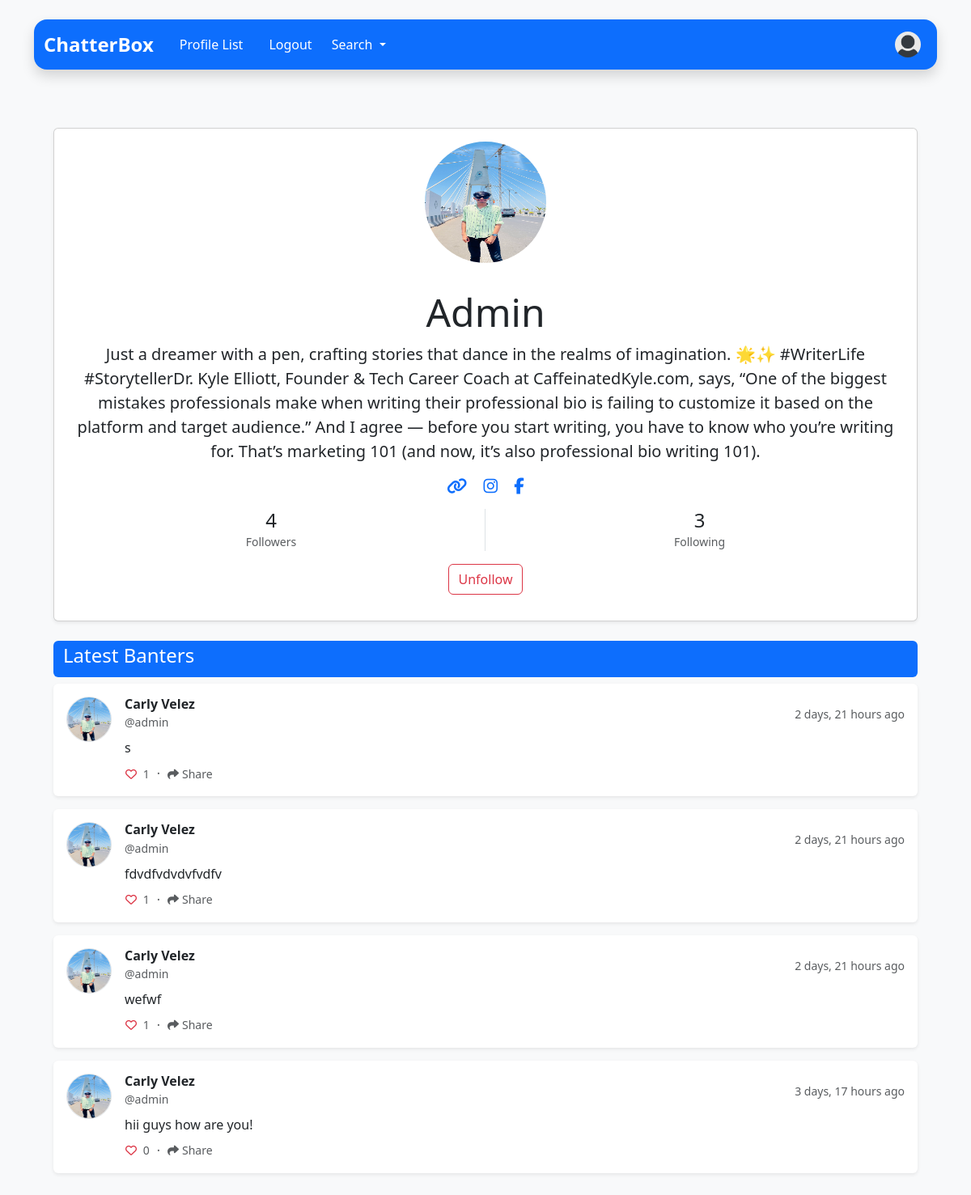
The page /profile/1/ (signed in) on the database its author committed.
### chatterbox/models.py (models this page shows, shortened)
class Profile(models.Model):
    user = models.OneToOneField(User, on_delete=models.CASCADE)
    follows = models.ManyToManyField('self', related_name='followed_by', symmetrical=False, blank=True)
    date_modified = models.DateTimeField(auto_now_add=True)
    profile_image = models.ImageField(upload_to='images/', blank=True, null=True)
    profile_bio  = models.CharField(null=True,blank=True,max_length=500)
    profile_link = models.CharField(null=True,blank=True,max_length=100)
    facebook_link = models.CharField(null=True,blank=True,max_length=100)
    instagram_link =models.CharField(null=True,blank=True,max_length=100)
    linkdlen_link = models.CharField(null=True,blank=True,max_length=100)

class Banter(models.Model):
    user = models.ForeignKey(User, related_name='banters', on_delete=models.DO_NOTHING)
    body = models.CharField(max_length=280)
    created = models.DateTimeField(auto_now_add=True)
    likes = models.ManyToManyField(User,related_name="banter_like",blank=True)
    def number_of_likes(self):
        return self.likes.count()

### chatterbox/views.py (the view, shortened to what this page needs)
# urls.py: path('profile/<int:pk>/', views.profile, name='profile'),
def profile(request,pk):
    if request.user.is_authenticated:
        profile = Profile.objects.get(user_id=pk)
        banters = Banter.objects.filter(user_id=pk).order_by("-created")
        context = {"profile":profile,
                   "banters":banters,
                   }
        return render(request,"profile.html",context)
    else:
        messages.error(request,"You must be logged in to view profiles")
        return redirect("home")

### template/profile.html (shortened to what this page needs)
{% extends 'base.html' %}
{% load static %}
{% block content %}
<div class="container mt-4">
  <div class="card profile-card shadow-sm mb-4">
    <div class="card-body text-center">
      <div class="profile-image-wrapper mb-3">
        {% if profile.profile_image %}
        <img class="rounded-circle mb-3" style="width: 150px; height: 150px;" src="{{ profile.profile_image.url }}" alt="Profile Picture">
        {% else %}
        <img class="rounded-circle mb-3" style="width: 150px; height: 150px;" src="{% static 'images/default_profile_pic.png' %}" alt="Profile Picture">
        {% endif %}
      </div>
      {% if profile %}
      <h1 class="card-title display-5">{{ profile.user.username|capfirst }}</h1>
      {% endif %}
      {% if profile.profile_bio %}
      <p class="text lead text-center">{{ profile.profile_bio }}</p>
      {% endif %}
      <div class="social-icons my-3">
        {% if profile.profile_link %}
        <a href="{{ profile.profile_link }}" target="_blank" class="mx-2"><i class="fa-solid fa-link fa-lg"></i></a>
        {% endif %}
        {% if profile.instagram_link %}
        <a href="{{ profile.instagram_link }}" target="_blank" class="mx-2"><i class="fa-brands fa-instagram fa-lg"></i></a>
        {% endif %}
        {% if profile.facebook_link %}
        <a href="{{ profile.facebook_link }}" target="_blank" class="mx-2"><i class="fa-brands fa-facebook-f fa-lg"></i></a>
        {% endif %}
      </div>
      <div class="row text-center my-3">
        <div class="col-6 border-end">
          <h4 class="mb-0">{{ profile.followed_by.count }}</h4>
          <small class="text-muted">
            <a href="{% url 'followers' profile.user.id %}" class="text-decoration-none text-muted text-center">
              Followers
            </a>
          </small>
        </div>
        <div class="col-6">
          <h4 class="mb-0">{{ profile.follows.count }}</h4>
          <small class="text-muted">
            <a href="{% url 'follows' profile.user.id %}" class="text-decoration-none text-muted text-center">
              Following
            </a>
          </small>
        </div>
      </div>
      <div class="d-flex justify-content-center gap-2 mb-3">
        {% if request.user.id == profile.user.id %}
          <a href="{% url 'update_user' %}" class="btn btn-outline-primary">Update Profile</a>
        {% else %}
          <form method="post" class="d-inline">
            {% if profile in request.user.profile.follows.all %}
              <button class="btn btn-outline-danger" name="follow" value="unfollow" type="submit">Unfollow</button>
            {% else %}
              <button class="btn btn-outline-primary" name="follow" value="follow" type="submit">Follow</button>
            {% endif %}
          </form>
        {% endif %}
      </div>
    </div>
  </div>
  {% if banters %}
  <div class="col">
      <div class="card-header bg-primary text-white rounded mb-2 p-1">
          <h4 class="mb-2">
              Latest Banters
          </h4>
      </div>
      <div class="banter-list">
          {% for banter in banters %}
          <div class="banter-item bg-white rounded p-3 mb-3 shadow-sm">
              <div class="d-flex gap-3">
                  <div class="flex-shrink-0">
                      <a href="{% url 'profile' banter.user.id %}" class="text-decoration-none">
                          {% if banter.user.profile.profile_image %}
                          <img src="{{ banter.user.profile.profile_image.url }}"
                               class="rounded-circle border avatar"
                               width="56"
                               height="56"
                               alt="{{ banter.user.username }}">
                          {% else %}
                          <img src="{% static 'images/default_profile_pic.png' %}"
                               class="rounded-circle border avatar"
                               width="56"
                               height="56"
                               alt="{{ banter.user.username }}">
                          {% endif %}
                      </a>
                  </div>
                  <div class="flex-grow-1">
                      <div class="d-flex justify-content-between align-items-center mb-2">
                          <div>
                              <h6 class="mb-0 fw-bold text-dark">
                                  {{ banter.user.get_full_name|default:banter.user.username }}
                              </h6>
                              <small class="text-muted">@{{ banter.user.username }}</small>
                          </div>
                          <small class="text-muted">{{ banter.created|timesince }} ago</small>
                      </div>
                      <p class="mb-2 text-dark">{{ banter.body }}</p>
                      <div class="d-flex align-items-center gap-2">
                          <a href="{% url 'banter_like' banter.id %}" class="btn btn-sm btn-link text-danger p-0 action-link text-decoration-none">
                              <i class="fa-heart {% if user in banter.likes.all %}fas{% else %}far{% endif %} me-1"></i>
                              <span class="text-muted">{{ banter.number_of_likes }}</span>
                          </a>
                          <span class="text-muted">·</span>
                          <a href="{% url 'banter_show' banter.id %}" class="btn btn-sm btn-link text-muted p-0 action-link text-decoration-none">
                              <i class="fas fa-share me-1"></i>Share
                          </a>
                      </div>
                  </div>
              </div>
          </div>
          {% endfor %}
      </div>
  </div>
  {% endif %}
</div>
{% endblock %}

### rows shown on the page
Profile: profile_image (picture), user.username "Admin", profile_bio "Just a dreamer with a pen, crafting stories that dance in the realms of imagination. 🌟✨ #WriterLife #StorytellerDr. Kyle Elliott, Founder & Tech Career Coach at CaffeinatedKyle.com, says, “One of the biggest mistakes professionals make when writing their professional bio is failing to customize it based on the platform and target audience.” And I agree — before you start writing, you have to know who you’re writing for. That’s marketing 101 (and now, it’s also professional bio writing 101).", followed_by.count "4", follows.count "3"
Banter: user.profile.profile_image (picture), user.get_full_name "Carly Velez", user.username "admin", created "2 days, 21 hours", body "s", number_of_likes "1"
Banter: user.profile.profile_image (picture), user.get_full_name "Carly Velez", user.username "admin", created "2 days, 21 hours", body "fdvdfvdvdvfvdfv", number_of_likes "1"
Banter: user.profile.profile_image (picture), user.get_full_name "Carly Velez", user.username "admin", created "2 days, 21 hours", body "wefwf", number_of_likes "1"
Banter: user.profile.profile_image (picture), user.get_full_name "Carly Velez", user.username "admin", created "3 days, 17 hours", body "hii guys how are you!", number_of_likes "0"
